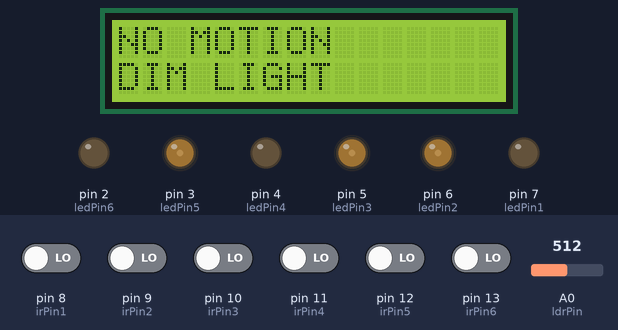
A sketch run on a simulated Arduino Uno, built with avr-gcc and run on an emulated ATmega328P. On the bench: 16×2 character LCD, output pins drawn as LEDs (lit = HIGH). The inputs (shaded band) are chosen by the test bench; at power-on: pin 8 (irPin1), pin 9 (irPin2), pin 10 (irPin3), pin 11 (irPin4), pin 12 (irPin5), pin 13 (irPin6) LOW, A0 (ldrPin) = 512. What the sketch prints to the serial monitor is not drawn.

Above: at 3.2 s.
3.3 s: pin 8 (irPin1) driven HIGH
At 5.3 s:
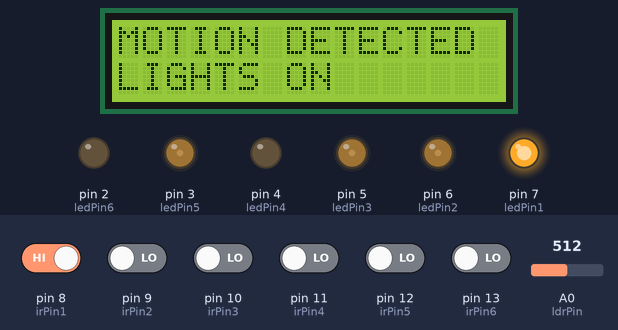
5.6 s: A0 (ldrPin) set to 536
7.4 s: A0 (ldrPin) set to 559
At 8.6 s:
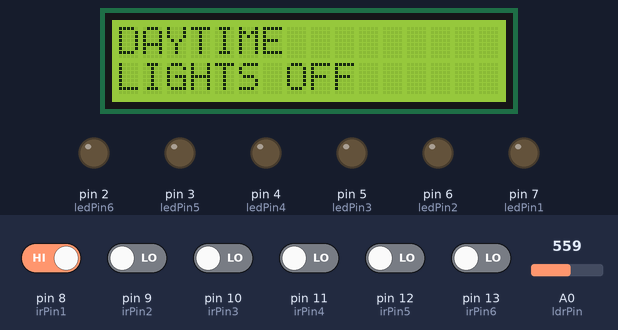
9.7 s: A0 (ldrPin) set to 540
At 10.7 s:
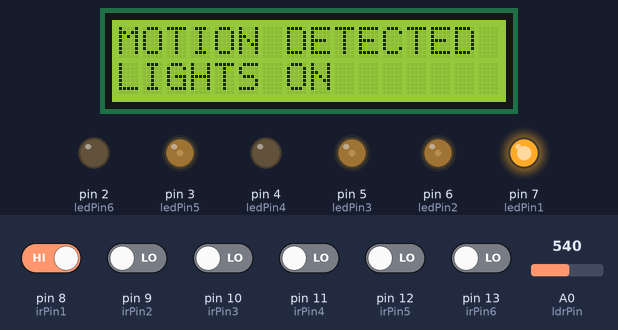
11.8 s: pin 9 (irPin2) driven HIGH
At 13.1 s:
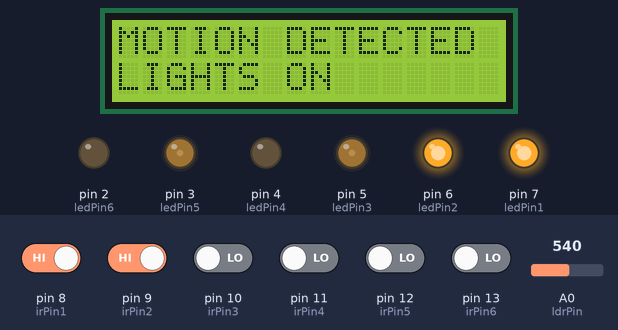
13.8 s: pin 10 (irPin3) driven HIGH
At 15.5 s:
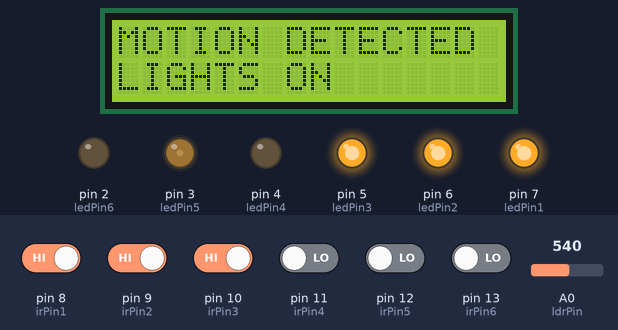
Timing chart, 0 to 16.9 s (numbered marks = the images above; inputs shaded):
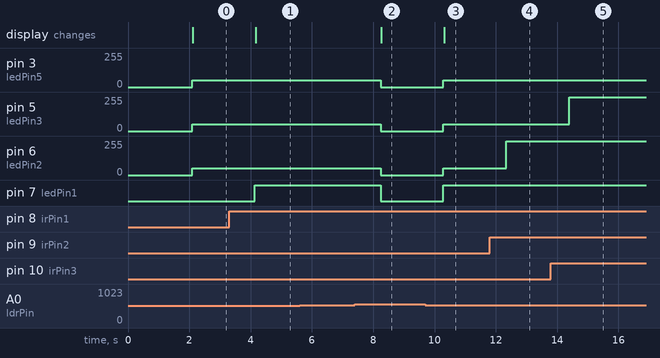

Measured:
- the behaviour switches between 549 and 550 on A0 (ldrPin) (found by bisection; images 1 and 2)
- after the input at 3.3 s, pin 7 (ledPin1): LOW → HIGH after 0.84 s; the display: changes after 0.87 s (image 1)
- after the input at 5.6 s, every drawn part: stays the same
- after the input at 7.4 s, pin 3 (ledPin5), pin 5 (ledPin3), pin 6 (ledPin2): 50/255 → 0/255 after 0.85 s; pin 7 (ledPin1): HIGH → LOW after 0.85 s; the display: changes after 0.87 s (image 2)
- after the input at 9.7 s, pin 3 (ledPin5), pin 5 (ledPin3), pin 6 (ledPin2): 0/255 → 50/255 after 0.59 s; pin 7 (ledPin1): LOW → HIGH after 0.59 s; the display: changes after 0.62 s (image 3)
- after the input at 11.8 s, pin 6 (ledPin2): 50/255 → 255/255 after 0.55 s
- after the input at 13.8 s, pin 5 (ledPin3): 50/255 → 255/255 after 0.60 s

The sketch:

smart-street-light-system.ino
```cpp
#include <Adafruit_LiquidCrystal.h>

// ---------------- LCD ----------------
Adafruit_LiquidCrystal lcd(0);

// ---------------- Pin Assignments ----------------
const int ldrPin = A0;

// IR Sensors
const int irPin1 = 8;
const int irPin2 = 9;
const int irPin3 = 10;
const int irPin4 = 11;
const int irPin5 = 12;
const int irPin6 = 13;

// LEDs
const int ledPin1 = 7;
const int ledPin2 = 6;
const int ledPin3 = 5;
const int ledPin4 = 4;
const int ledPin5 = 3;
const int ledPin6 = 2;

// LDR threshold
const int ldrThreshold = 550;

// ---------------- Variables ----------------
int ldrValue;

int irState1;
int irState2;
int irState3;
int irState4;
int irState5;
int irState6;


// ---------------- Setup ----------------
void setup()
{
  // IR sensor pins
  pinMode(irPin1, INPUT);
  pinMode(irPin2, INPUT);
  pinMode(irPin3, INPUT);
  pinMode(irPin4, INPUT);
  pinMode(irPin5, INPUT);
  pinMode(irPin6, INPUT);

  // LED pins
  pinMode(ledPin1, OUTPUT);
  pinMode(ledPin2, OUTPUT);
  pinMode(ledPin3, OUTPUT);
  pinMode(ledPin4, OUTPUT);
  pinMode(ledPin5, OUTPUT);
  pinMode(ledPin6, OUTPUT);

  // LCD
  lcd.begin(16, 2);
  lcd.clear();

  // Serial Monitor
  Serial.begin(9600);

  lcd.setCursor(0, 0);
  lcd.print("SMART STREET");
  lcd.setCursor(0, 1);
  lcd.print("LIGHT SYSTEM");

  delay(2000);
  lcd.clear();
}


// ---------------- Main Loop ----------------
void loop()
{
  // Read LDR
  ldrValue = analogRead(ldrPin);

  // Read IR sensors
  irState1 = digitalRead(irPin1);
  irState2 = digitalRead(irPin2);
  irState3 = digitalRead(irPin3);
  irState4 = digitalRead(irPin4);
  irState5 = digitalRead(irPin5);
  irState6 = digitalRead(irPin6);

  // Display LDR value on Serial Monitor
  Serial.print("LDR Value: ");
  Serial.println(ldrValue);


  // ==================================================
  // NIGHT / LOW LIGHT CONDITION
  // ==================================================

  if (ldrValue < ldrThreshold)
  {
    bool motionDetected = false;

    // -------- LED 1 --------
    if (irState1 == HIGH)
    {
      digitalWrite(ledPin1, HIGH);
      motionDetected = true;
    }
    else
    {
      digitalWrite(ledPin1, LOW);
    }


    // -------- LED 2 --------
    if (irState2 == HIGH)
    {
      analogWrite(ledPin2, 255);
      motionDetected = true;
    }
    else
    {
      analogWrite(ledPin2, 50);
    }


    // -------- LED 3 --------
    if (irState3 == HIGH)
    {
      analogWrite(ledPin3, 255);
      motionDetected = true;
    }
    else
    {
      analogWrite(ledPin3, 50);
    }


    // -------- LED 4 --------
    if (irState4 == HIGH)
    {
      digitalWrite(ledPin4, HIGH);
      motionDetected = true;
    }
    else
    {
      digitalWrite(ledPin4, LOW);
    }


    // -------- LED 5 --------
    if (irState5 == HIGH)
    {
      analogWrite(ledPin5, 255);
      motionDetected = true;
    }
    else
    {
      analogWrite(ledPin5, 50);
    }


    // -------- LED 6 --------
    if (irState6 == HIGH)
    {
      digitalWrite(ledPin6, HIGH);
      motionDetected = true;
    }
    else
    {
      digitalWrite(ledPin6, LOW);
    }


    // -------- LCD --------
    lcd.clear();

    if (motionDetected)
    {
      lcd.setCursor(0, 0);
      lcd.print("MOTION DETECTED");

      lcd.setCursor(0, 1);
      lcd.print("LIGHTS ON");
    }
    else
    {
      lcd.setCursor(0, 0);
      lcd.print("NO MOTION");

      lcd.setCursor(0, 1);
      lcd.print("DIM LIGHT");
    }
  }


  // ==================================================
  // DAYLIGHT CONDITION
  // ==================================================

  else
  {
    // Turn OFF all LEDs
    digitalWrite(ledPin1, LOW);
    analogWrite(ledPin2, 0);
    analogWrite(ledPin3, 0);
    digitalWrite(ledPin4, LOW);
    analogWrite(ledPin5, 0);
    digitalWrite(ledPin6, LOW);

    // LCD
    lcd.clear();

    lcd.setCursor(0, 0);
    lcd.print("DAYTIME");

    lcd.setCursor(0, 1);
    lcd.print("LIGHTS OFF");
  }


  // Serial information
  Serial.print("IR1: ");
  Serial.print(irState1);

  Serial.print(" IR2: ");
  Serial.print(irState2);

  Serial.print(" IR3: ");
  Serial.print(irState3);

  Serial.print(" IR4: ");
  Serial.print(irState4);

  Serial.print(" IR5: ");
  Serial.print(irState5);

  Serial.print(" IR6: ");
  Serial.println(irState6);


  delay(1000);
}
```
